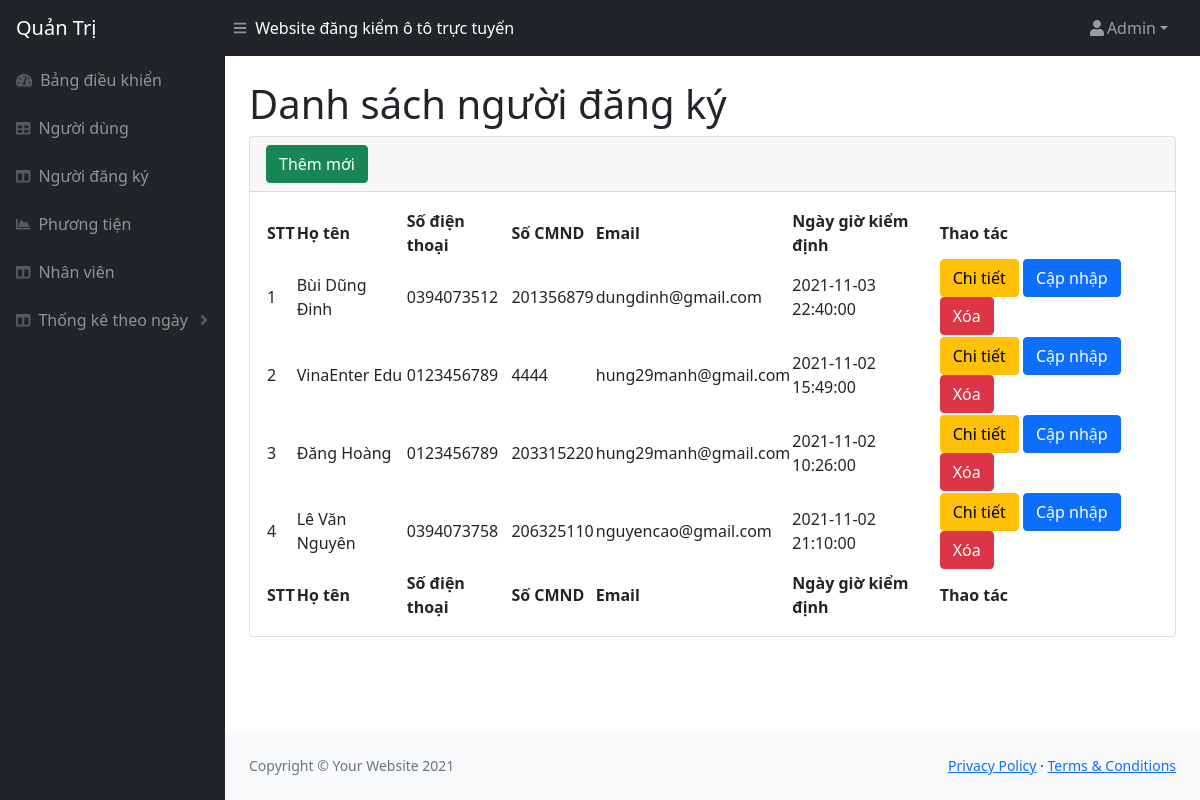
/admin/nguoidangky.php (signed in), run on an earlier commit of the app's database.
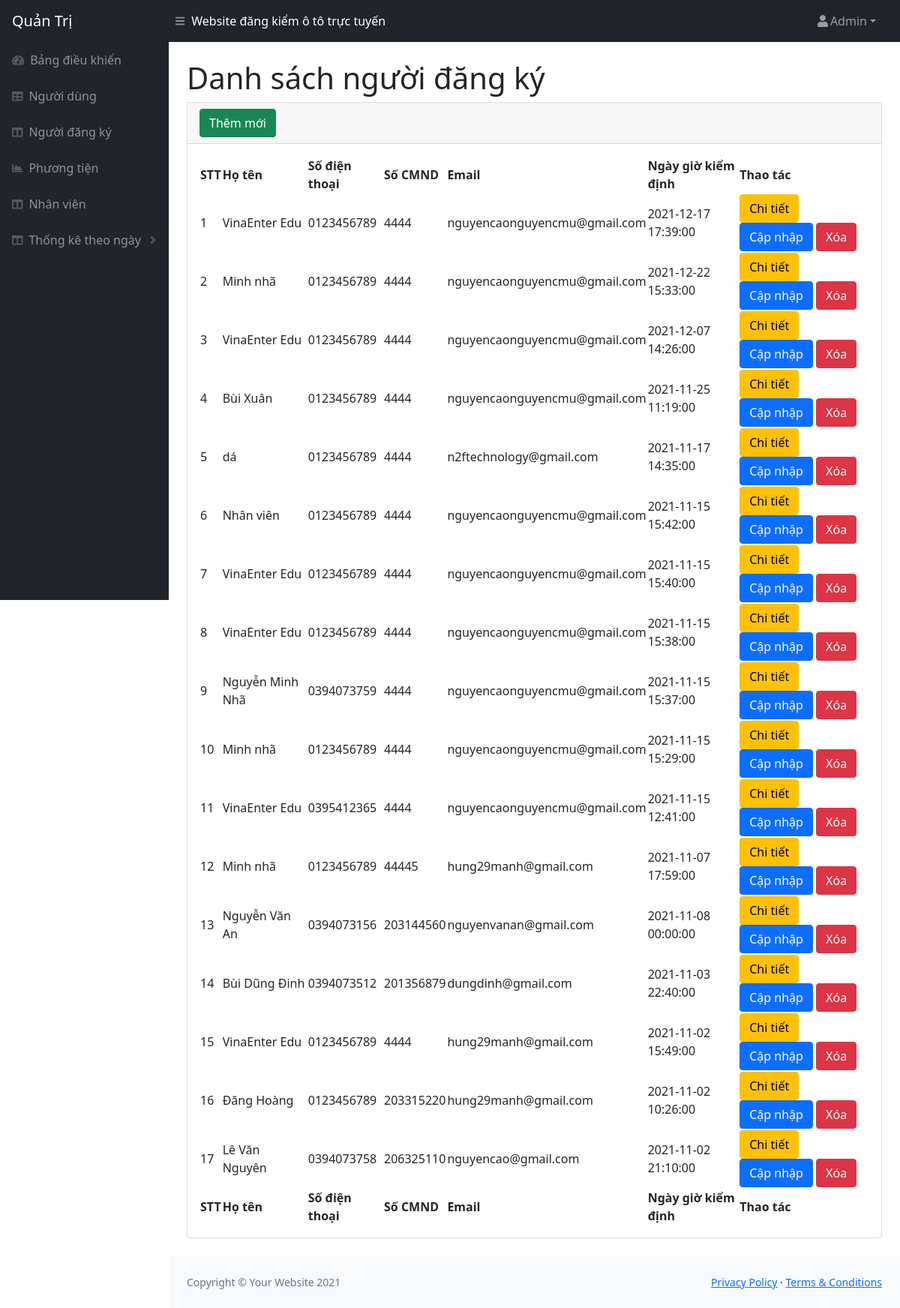
And on a later commit of the database.
### tables this page shows
CREATE TABLE `profile` (
  `id` int(11) NOT NULL,
  `bienso` varchar(250) NOT NULL,
  `loaixe` int(11) NOT NULL,
  `sokhung` varchar(250) NOT NULL,
  `hoten` varchar(250) NOT NULL,
  `sodienthoai` int(11) NOT NULL,
  `socmnd` int(11) NOT NULL,
  `email` varchar(250) NOT NULL,
  `ngaydangkiem` datetime NOT NULL,
  `trangthai` int(11) NOT NULL
);

### admin/nguoidangky.php (the view, shortened to what this page needs)
<!DOCTYPE html>
<html lang="en">
<head>
<?php include('inc/head.php')?>
</head>
<body class="sb-nav-fixed">
<?php include('inc/header.php')?>
    <div id="layoutSidenav">
    <?php include('inc/menu.php')?>
        <div id="layoutSidenav_content">
            <main>
                <div class="container-fluid px-4">
                    <h1 class="mt-4">Danh sách người đăng ký</h1>
                    <div class="card mb-4">
                        <div class="card-header">
                            <button type="button" class="btn btn-success" data-bs-toggle="modal"
                                data-bs-target="#exampleModalAdd">
                                Thêm mới
                            </button>
                        </div>
                        <div class="card-body">
                            <table id="datatablesSimple">
                                <thead>
                                    <tr>
                                        <th>STT</th>
                                        <th>Họ tên</th>
                                        <th>Số điện thoại</th>
                                        <th>Số CMND</th>
                                        <th>Email</th>
                                        <th>Ngày giờ kiểm định</th>
                                        <th>Thao tác</th>
                                    </tr>
                                </thead>
                                <tfoot>
                                    <tr>
                                        <th>STT</th>
                                        <th>Họ tên</th>
                                        <th>Số điện thoại</th>
                                        <th>Số CMND</th>
                                        <th>Email</th>
                                        <th>Ngày giờ kiểm định</th>
                                        <th>Thao tác</th>
                                    </tr>
                                </tfoot>
                                <tbody>
                                <?php
                                   $query = "SELECT a.*,b.tenloaixe,b.giadangkiem FROM profile as a,loaixe as b WHERE a.loaixe = b.id ORDER BY a.id DESC";
                                   $result = mysqli_query($connect, $query);
                                   $stt = 1;
                                   while ($arUser = mysqli_fetch_array($result, MYSQLI_ASSOC)) {
                                       $idModelDel = "exampleModalDel".$arUser["id"] ;
                                       $idModelEdit = "exampleModalEdit".$arUser["id"];
                                       $idModelInfor = "exampleModalInfor".$arUser["id"];
                                   ?>
                                    <tr>
                                        <td><?php echo $stt ?></td>
                                        <td><?php echo $arUser["hoten"] ?></td>
                                        <td>0<?php echo $arUser["sodienthoai"] ?></td>
                                        <td><?php echo $arUser["socmnd"] ?></td>
                                        <td><?php echo $arUser["email"] ?></td>
                                        <td><?php echo $arUser["ngaydangkiem"] ?></td>
                                        <td>
                                            <button type="button" class="btn btn-warning" data-bs-toggle="modal"
                                                data-bs-target="#<?php echo $idModelInfor ?>">
                                                Chi tiết
                                            </button>
                                            <button type="button" class="btn btn-primary" data-bs-toggle="modal"
                                                data-bs-target="#<?php echo $idModelEdit ?>">
                                                Cập nhập
                                            </button>
                                            <button type="button" class="btn btn-danger" data-bs-toggle="modal"
                                                data-bs-target="#<?php echo $idModelDel ?>">
                                                Xóa
                                            </button>
                                        </td>
                                    </tr>
                                    <?php $stt++;} ?>
                                </tbody>
                            </table>
                        </div>
                    </div>
                </div>
            </main>
            <?php include('inc/footer.php')?>
        </div>
    </div>
</body>
</html>

### admin/inc/head.php (shortened to what this page needs)
<link href="https://cdn.jsdelivr.net/npm/simple-datatables@latest/dist/style.css" rel="stylesheet" />
<link href="css/styles.css" rel="stylesheet" />

### admin/inc/header.php (shortened to what this page needs)
<nav class="sb-topnav navbar navbar-expand navbar-dark bg-dark">
        <a class="navbar-brand ps-3" href="index.php">Quản Trị</a>
        <button class="btn btn-link btn-sm order-1 order-lg-0 me-4 me-lg-0" id="sidebarToggle" href="#!"><i
                class="fas fa-bars"></i></button>
        <p style="color:white;margin-top:15px">Website đăng kiểm ô tô trực tuyến</p>
        <ul class="navbar-nav ms-auto ms-md-0 me-3 me-lg-4">
            <li class="nav-item dropdown">
                <?php if( $_SESSION['role'] == 1){?>
                <a class="nav-link dropdown-toggle" id="navbarDropdown" href="#" role="button" data-bs-toggle="dropdown"
                    aria-expanded="false"><i class="fas fa-user fa-fw"></i>Admin</a>
                <?php }else{?>
                    <a class="nav-link dropdown-toggle" id="navbarDropdown" href="#" role="button" data-bs-toggle="dropdown"
                    aria-expanded="false"><i class="fas fa-user fa-fw"></i>Nhân viên : <?php echo $_SESSION['hoten']?></a>
                    <?php } ?>
            </li>
        </ul>
    </nav>

### admin/inc/menu.php (shortened to what this page needs)
<div id="layoutSidenav_nav">
            <nav class="sb-sidenav accordion sb-sidenav-dark" id="sidenavAccordion">
                <div class="sb-sidenav-menu">
                    <div class="nav">
                        <a class="nav-link" href="index.php">
                            <div class="sb-nav-link-icon"><i class="fas fa-tachometer-alt"></i></div>
                            Bảng điều khiển
                        </a>
                        <?php if( $_SESSION['chucnang'] == 1){?>
                            <a class="nav-link" href="nguoidung.php">
                            <div class="sb-nav-link-icon"><i class="fas fa-table"></i></div>
                            Người dùng
                            </a>
                        <?php } else { ?>
                        <a class="nav-link" href="nguoidung.php">
                            <div class="sb-nav-link-icon"><i class="fas fa-table"></i></div>
                            Người dùng
                        </a>
                        <a class="nav-link" href="nguoidangky.php">
                            <div class="sb-nav-link-icon"><i class="fas fa-columns"></i></div>
                            Người đăng ký
                        </a>
                        <a class="nav-link" href="phuongtien.php">
                            <div class="sb-nav-link-icon"><i class="fas fa-chart-area"></i></div>
                            Phương tiện
                        </a>
                        <a class="nav-link" href="nhanvien.php">
                            <div class="sb-nav-link-icon"><i class="fas fa-columns"></i></div>
                            Nhân viên
                        </a>
                        <a class="nav-link collapsed" href="#" data-bs-toggle="collapse"
                        data-bs-target="#collapseLayouts" aria-expanded="false" aria-controls="collapseLayouts">
                            <div class="sb-nav-link-icon"><i class="fas fa-columns"></i></div>
                            Thống kê theo ngày
                            <div class="sb-sidenav-collapse-arrow"><i class="fas fa-angle-down"></i></div>
                        </a>
                        <?php } ?>
                    </div>
                </div>
            </nav>
        </div>

### admin/inc/footer.php
<footer class="py-4 bg-light mt-auto">
                <div class="container-fluid px-4">
                    <div class="d-flex align-items-center justify-content-between small">
                        <div class="text-muted">Copyright &copy; Your Website 2021</div>
                        <div>
                            <a href="#">Privacy Policy</a>
                            &middot;
                            <a href="#">Terms &amp; Conditions</a>
                        </div>
                    </div>
                </div>
            </footer>

What changed in the data, as far as the page shows it:
added profile: hoten "VinaEnter Edu", sodienthoai "123456789", socmnd "4444", email "nguyencaonguyencmu@gmail.com", ngaydangkiem "2021-12-17 17:39:00"
added profile: hoten "Minh nhã", sodienthoai "123456789", socmnd "4444", email "nguyencaonguyencmu@gmail.com", ngaydangkiem "2021-12-22 15:33:00"
added profile: hoten "VinaEnter Edu", sodienthoai "123456789", socmnd "4444", email "nguyencaonguyencmu@gmail.com", ngaydangkiem "2021-12-07 14:26:00"
added profile: hoten "Bùi Xuân", sodienthoai "123456789", socmnd "4444", email "nguyencaonguyencmu@gmail.com", ngaydangkiem "2021-11-25 11:19:00"
added profile: hoten "dá", sodienthoai "123456789", socmnd "4444", email "n2ftechnology@gmail.com", ngaydangkiem "2021-11-17 14:35:00"
added profile: hoten "Nhân viên", sodienthoai "123456789", socmnd "4444", email "nguyencaonguyencmu@gmail.com", ngaydangkiem "2021-11-15 15:42:00"
added profile: hoten "VinaEnter Edu", sodienthoai "123456789", socmnd "4444", email "nguyencaonguyencmu@gmail.com", ngaydangkiem "2021-11-15 15:40:00"
added profile: hoten "VinaEnter Edu", sodienthoai "123456789", socmnd "4444", email "nguyencaonguyencmu@gmail.com", ngaydangkiem "2021-11-15 15:38:00"
added profile: hoten "Nguyễn Minh Nhã", sodienthoai "394073759", socmnd "4444", email "nguyencaonguyencmu@gmail.com", ngaydangkiem "2021-11-15 15:37:00"
added profile: hoten "Minh nhã", sodienthoai "123456789", socmnd "4444", email "nguyencaonguyencmu@gmail.com", ngaydangkiem "2021-11-15 15:29:00"
added profile: hoten "VinaEnter Edu", sodienthoai "395412365", socmnd "4444", email "nguyencaonguyencmu@gmail.com", ngaydangkiem "2021-11-15 12:41:00"
added profile: hoten "Minh nhã", sodienthoai "123456789", socmnd "44445", email "hung29manh@gmail.com", ngaydangkiem "2021-11-07 17:59:00"
added profile: hoten "Nguyễn Văn An", sodienthoai "394073156", socmnd "203144560", email "nguyenvanan@gmail.com", ngaydangkiem "2021-11-08 00:00:00"
